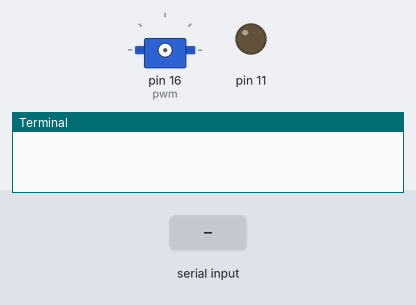
A program run on a simulated Raspberry Pi (header pin numbers). Shown: servo, output pins drawn as LEDs (lit = HIGH), the last lines printed to the terminal. The test bench sets the inputs (shaded band). Servo angles are drawn from the pulse width (0.5 ms = 0°, 2.5 ms = 180°).

Above: at 1.2 s.
1.3 s: "5\n" received over the second serial link
2.8 s: "200\n" received over the second serial link
At 3.6 s:
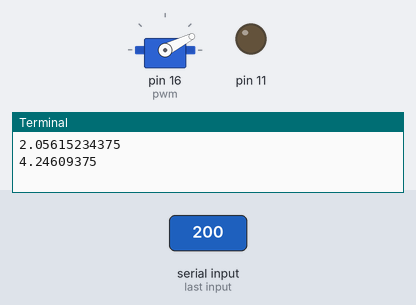
4.3 s: "1\n" received over the second serial link
At 4.7 s:
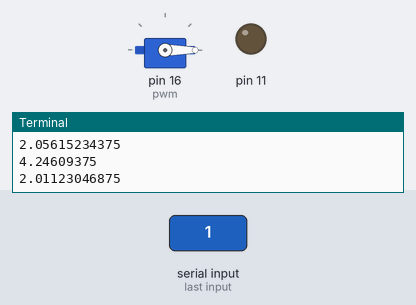
Timing chart, 0 to 7.3 s (numbered marks = the images above; inputs shaded):
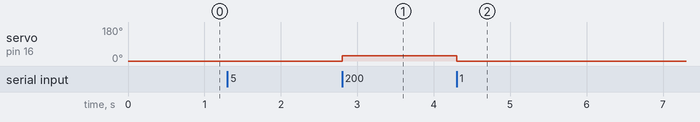

Measured:
- after the input at 2.8 s, servo on pin 16 (pwm): 0° → 27° at once
- after the input at 4.3 s, servo on pin 16 (pwm): 27° → 0° at once

The program:

servo_arduino_control.py
```python
"""
Servo Control via Arduino
==========================
Description: Controls servo motor angle using potentiometer connected to Arduino. Reads ADC values
via serial and converts to servo PWM duty cycle (2-13.5%). 50Hz PWM signal for servo control.

Hardware Requirements:
- Servo motor on GPIO 16 (BOARD mode)
- LED on GPIO 11 (BOARD mode)
- Arduino with potentiometer connected via USB

Author: Vilas
"""

import RPi.GPIO as gpio
from time import sleep
import serial

gpio.setmode(gpio.BOARD)
gpio.setup(11, gpio.OUT)
gpio.setup(16, gpio.OUT)
pwm = gpio.PWM(16, 50)
pwm.start(0)
lastDC = 0

try:
    ser = serial.Serial('/dev/ttyACM0', 9600, timeout=1)
    ser.reset_input_buffer()

except:
    ser = serial.Serial('/dev/ttyUSB0', 9600, timeout=1)

try:
    while True:
        if ser.in_waiting > 0:
            value = ser.readline().decode('utf-8', errors = 'ignore').rstrip()
            if not value:
                continue
            adc = int(value)
            angle = adc*11.5/1024
            angle +=2
            if lastDC != angle:
                lastDC = angle
                pwm.ChangeDutyCycle(int(angle))
                print(angle)

except KeyboardInterrupt:
    gpio.cleanup()
    pwm.stop()
    print('cleansed')
```
